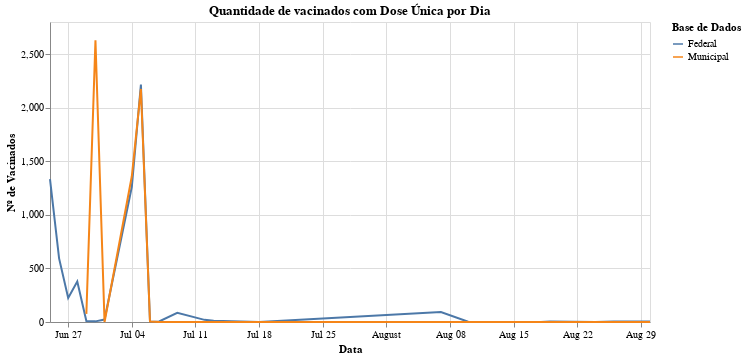

Notebook source saved alongside this figure:
### Markdown cell above
### Aplicações da Dose Única por Dia

### Code cell
alt.Chart(vacinadosDoseUnicaPorDia).mark_line().encode(
    alt.X('data:T', title='Data'),
    alt.Y('aplic_por_dia:Q', title='Nº de Vacinados'),
    alt.Color('fonte_dados:N', title='Base de Dados')
).properties(
    width=600,
    title='Quantidade de vacinados com Dose Única por Dia'
)

### Figure 1 — Vega-Lite specification as saved in the notebook (floating-point values rounded to 4 significant figures)
{"config": {"view": {"continuousWidth": 400, "continuousHeight": 300}}, "data": {"name": "data-646d0893c63700d687cf7aecb3d36881"}, "mark": "line", "encoding": {"color": {"type": "nominal", "field": "fonte_dados", "title": "Base de Dados"}, "x": {"type": "temporal", "field": "data", "title": "Data"}, "y": {"type": "quantitative", "field": "aplic_por_dia", "title": "Nº de Vacinados"}}, "title": "Quantidade de vacinados com Dose Única por Dia", "width": 600, "$schema": "https://vega.github.io/schema/vega-lite/v4.8.1.json", "datasets": {"data-646d0893c63700d687cf7aecb3d36881": [{"data": "2021-06-25", "fonte_dados": "Federal", "aplic_por_dia": 1333.0}, {"data": "2021-06-26", "fonte_dados": "Federal", "aplic_por_dia": 594.0}, {"data": "2021-06-27", "fonte_dados": "Federal", "aplic_por_dia": 225.0}, {"data": "2021-06-28", "fonte_dados": "Federal", "aplic_por_dia": 378.0}, {"data": "2021-06-29", "fonte_dados": "Federal", "aplic_por_dia": 10.0}, {"data": "2021-06-30", "fonte_dados": "Federal", "aplic_por_dia": 6.0}, {"data": "2021-07-01", "fonte_dados": "Federal", "aplic_por_dia": 23.0}, {"data": "2021-07-04", "fonte_dados": "Federal", "aplic_por_dia": 1262.0}, {"data": "2021-07-05", "fonte_dados": "Federal", "aplic_por_dia": 2217.0}, {"data": "2021-07-06", "fonte_dados": "Federal", "aplic_por_dia": 3.0}, {"data": "2021-07-07", "fonte_dados": "Federal", "aplic_por_dia": 5.0}, {"data": "2021-07-09", "fonte_dados": "Federal", "aplic_por_dia": 85.0}, {"data": "2021-07-12", "fonte_dados": "Federal", "aplic_por_dia": 20.0}, {"data": "2021-07-13", "fonte_dados": "Federal", "aplic_por_dia": 11.0}, {"data": "2021-07-18", "fonte_dados": "Federal", "aplic_por_dia": 1.0}, {"data": "2021-08-07", "fonte_dados": "Federal", "aplic_por_dia": 93.0}, {"data": "2021-08-10", "fonte_dados": "Federal", "aplic_por_dia": 3.0}, {"data": "2021-08-11", "fonte_dados": "Federal", "aplic_por_dia": 1.0}, {"data": "2021-08-18", "fonte_dados": "Federal", "aplic_por_dia": 1.0}, {"data": "2021-08-19", "fonte_dados": "Federal", "aplic_por_dia": 5.0}, {"data": "2021-08-24", "fonte_dados": "Federal", "aplic_por_dia": 1.0}, {"data": "2021-08-26", "fonte_dados": "Federal", "aplic_por_dia": 4.0}, {"data": "2021-08-30", "fonte_dados": "Federal", "aplic_por_dia": 4.0}, {"data": "2021-06-25", "fonte_dados": "Municipal", "aplic_por_dia": null}, {"data": "2021-06-26", "fonte_dados": "Municipal", "aplic_por_dia": null}, {"data": "2021-06-27", "fonte_dados": "Municipal", "aplic_por_dia": null}, {"data": "2021-06-28", "fonte_dados": "Municipal", "aplic_por_dia": null}, {"data": "2021-06-29", "fonte_dados": "Municipal", "aplic_por_dia": 76.0}, {"data": "2021-06-30", "fonte_dados": "Municipal", "aplic_por_dia": 2629.0}, {"data": "2021-07-01", "fonte_dados": "Municipal", "aplic_por_dia": 0.0}, {"data": "2021-07-04", "fonte_dados": "Municipal", "aplic_por_dia": 1360.0}, {"data": "2021-07-05", "fonte_dados": "Municipal", "aplic_por_dia": 2175.0}, {"data": "2021-07-06", "fonte_dados": "Municipal", "aplic_por_dia": 5.0}, {"data": "2021-07-07", "fonte_dados": "Municipal", "aplic_por_dia": 0.0}, {"data": "2021-07-09", "fonte_dados": "Municipal", "aplic_por_dia": 0.0}, {"data": "2021-07-12", "fonte_dados": "Municipal", "aplic_por_dia": 0.0}, {"data": "2021-07-13", "fonte_dados": "Municipal", "aplic_por_dia": 0.0}, {"data": "2021-07-18", "fonte_dados": "Municipal", "aplic_por_dia": 0.0}, {"data": "2021-08-07", "fonte_dados": "Municipal", "aplic_por_dia": 0.0}, {"data": "2021-08-10", "fonte_dados": "Municipal", "aplic_por_dia": 0.0}, {"data": "2021-08-11", "fonte_dados": "Municipal", "aplic_por_dia": 0.0}, {"data": "2021-08-18", "fonte_dados": "Municipal", "aplic_por_dia": 0.0}, {"data": "2021-08-19", "fonte_dados": "Municipal", "aplic_por_dia": 0.0}, {"data": "2021-08-24", "fonte_dados": "Municipal", "aplic_por_dia": 0.0}, {"data": "2021-08-26", "fonte_dados": "Municipal", "aplic_por_dia": 0.0}, {"data": "2021-08-30", "fonte_dados": "Municipal", "aplic_por_dia": 0.0}]}}
